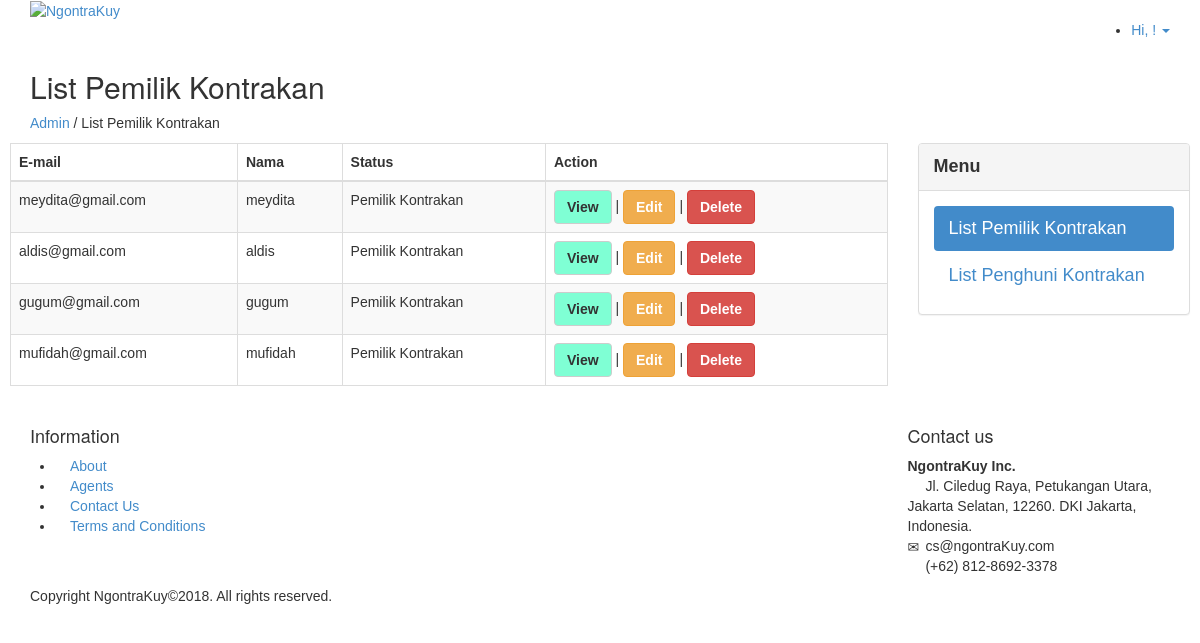
Screenshot of /index.php/admin with the database file from the repository.
### tables this page shows
CREATE TABLE `pengguna` (
  `idpengguna` int(11) NOT NULL AUTO_INCREMENT,
  `email` varchar(50) NOT NULL,
  `password` varchar(255) NOT NULL,
  `namalengkap` varchar(100) NOT NULL,
  `tgllahir` date DEFAULT NULL,
  `notelp` varchar(14) DEFAULT NULL,
  `auth` char(1) DEFAULT NULL,
  PRIMARY KEY (`idpengguna`)
);

### application/controllers/Admin.php (called while the page is built, shortened)
<?php
class Admin extends CI_Controller
{
	public function index()
	{
		$data['all'] = $this->Model_Admin->getUser();
        $data['session'] = true;
        $data['namalengkap'] = $this->session->userdata('namalengkap');
		$this->load->view('admin',$data);
	}
}

### index.php (called while the page is built, shortened)
<?php
require_once BASEPATH.'core/CodeIgniter.php';

### application/models/Model_Admin.php (called while the page is built, shortened)
<?php
class Model_Admin extends CI_Model
{
	public function getUser(){
		$hasil = $this->db->get('pengguna');
		return $hasil->result();
	}
}

### application/views/admin.php (the view, shortened to what this page needs)
<div class="container">
	<div class="header">
		<a href="<?php echo site_url('Admin')?>"><img src="<?php echo base_url('assets/images/logo1.png')?>" width="200px" alt="NgontraKuy"></a>
		<?php if(isset($session) && $session == true){
			echo
				"<ul class=\"pull-right dropdown\">
                    <li style=\"margin-top: 20px;\">
                        <a href=\"#\" style=\"text-transform:Capitalize;font-family: 'Ubuntu', sans-serif;\" class=\"dropdown-toggle\" data-toggle=\"dropdown\" role=\"button\" aria-haspopup=\"true\" aria-expanded=\"false\">Hi, $namalengkap! <span class=\"caret\"></span></a>
                        <ul class=\"dropdown-menu\"  style=\"padding-top: 10px;padding-bottom: 10px;\">
                            <li><a href=".site_url('Logout').">Log out</a></li>
                        </ul>
                    </li>
                </ul>";
		}else{
			echo "
                <ul class=\"pull-right\">
                    <li style=\"margin-top: 20px\"><a href=\"#\" style=\"font-family: 'Ubuntu', sans-serif;\" data-toggle=\"modal\" data-target=\"#loginpop\">Login</a></li>
                </ul>";
		} ?>
	</div>
</div>
<div class="inside-banner">
	<div class="container">
		<h2>List Pemilik Kontrakan</h2>
		<span class="pull"><a href="#">Admin</a> / List Pemilik Kontrakan</span>
	</div>
</div>
<div class="container-center" style="margin: 10px;">
	<div class="row">
		<div class="col-lg-9 col-sm-12 ">
			<table class="table table-striped table-bordered table-hover">
				<thead>
				<tr>
					<th class="center">E-mail</th>
					<th class="center">Nama</th>
					<th class="center">Status</th>
					<th class="center">Action</th>
				</tr>
				</thead>
				<tbody>
				<?php foreach($all as $user) {
					if($user->auth == 1) {
						?>
						<tr>
							<td class="center"><?php echo $user->email; ?></td>
							<td class="center"><?php echo $user->namalengkap; ?></td>
							<td class="center"><?php echo 'Pemilik Kontrakan'; ?></td>
							<td class="center"><a href="<?php echo base_url('view/' . $user->idpengguna) ?>" data-toggle="modal" class="btn btn-default" style="background-color: aquamarine;"><b>View</b></a> |
								<a href="<?php echo base_url('edit/'.$user->idpengguna)?>" type="button" class="btn btn-warning"><b>Edit</b></a>
								| <a href="#" type="button" class="btn btn-danger"><b>Delete</b></a></td>
						</tr>
						<?php
					}else {
					}
				}
				?>
				</tbody>
			</table>
		</div>
		<div class="col-lg-3 visible-lg">
			<div class="panel panel-default">
				<div class="panel-heading center" style="font-size: large"><b>Menu</b></div>
				<div class="panel-body" style="font-size: large">
					<ul class="nav nav-pills nav-stacked">
						<li class="active"><a href="<?php echo base_url('Admin')?>">List Pemilik Kontrakan</a></li>
						<li><a href="<?php echo base_url('Admin/Penghuni')?>">List Penghuni Kontrakan</a></li>
					</ul>
				</div>
			</div>
		</div>
	</div>
</div>

### application/views/template/header.php (style rules this page uses)
body { font-family: 'Ubuntu', sans-serif; }

### rows the page displays
pengguna: email "meydita@gmail.com", namalengkap "meydita"
pengguna: email "aldis@gmail.com", namalengkap "aldis"
pengguna: email "gugum@gmail.com", namalengkap "gugum"
pengguna: email "mufidah@gmail.com", namalengkap "mufidah"
